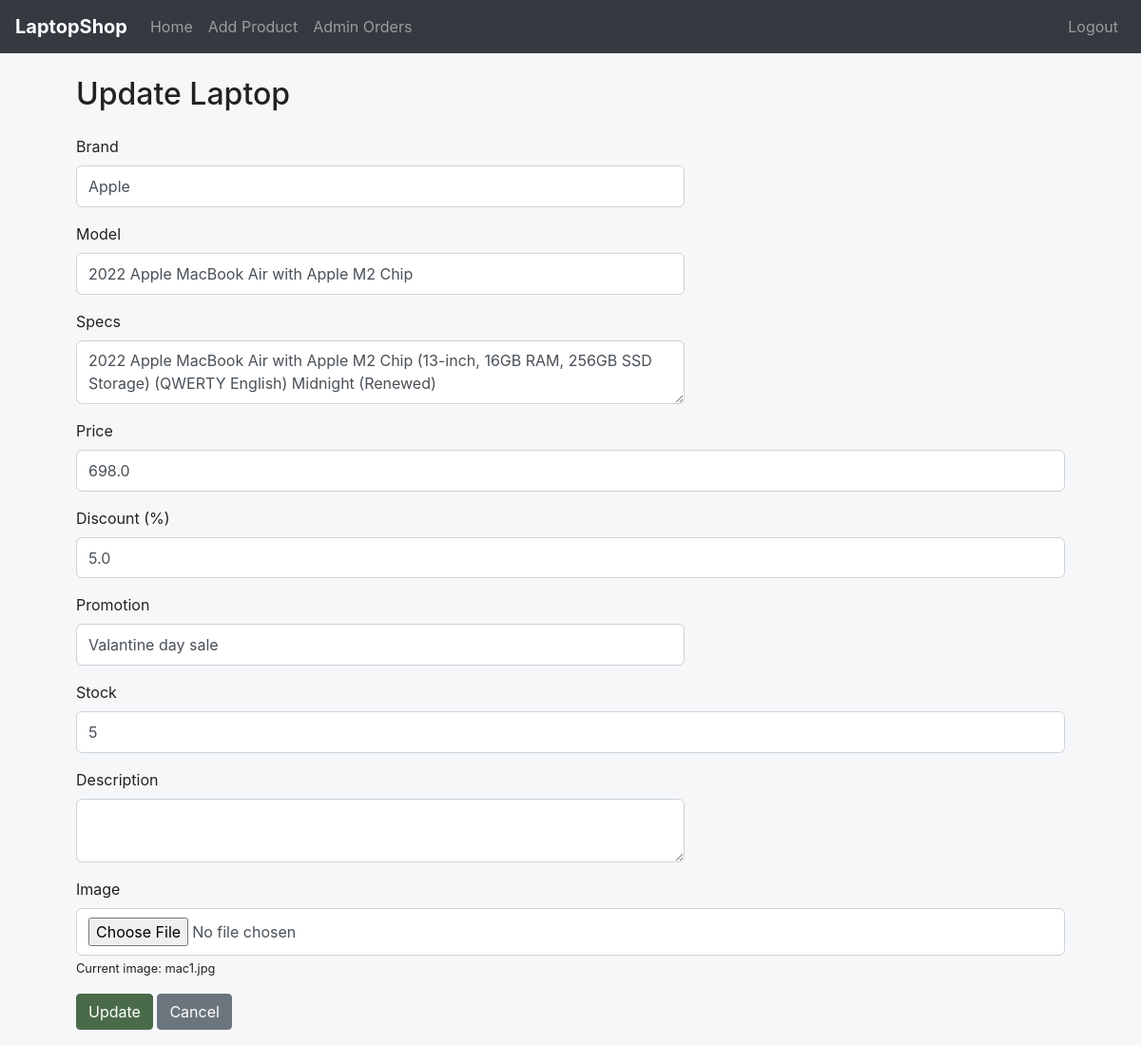
Page /edit_product/33 (signed in) on the committed database.
### models.py (models this page shows, shortened)
class Laptop(db.Model):
    id = db.Column(db.Integer, primary_key=True)
    brand = db.Column(db.String(80), nullable=False)
    model = db.Column(db.String(80), nullable=False)
    specs = db.Column(db.Text)
    price = db.Column(db.Float, nullable=False)
    discount = db.Column(db.Float, default=0)
    promotion = db.Column(db.String(120))
    image = db.Column(db.String(120))
    stock = db.Column(db.Integer, default=0)
    description = db.Column(db.Text)

### routes.py (the view, shortened to what this page needs)
    @app.route('/edit_product/<int:laptop_id>', methods=['GET', 'POST'])
    @login_required
    def edit_product(laptop_id):
        if current_user.role != 'admin':
            flash('Admins only!')
            return redirect(url_for('index'))
        laptop = Laptop.query.get_or_404(laptop_id)
        return render_template('add_edit.html', laptop=laptop, action='Update', readonly=False)

### main.py (called while the page is built)
@login_manager.user_loader
def load_user(user_id):
    return User.query.get(int(user_id))

### templates/add_edit.html
{% extends "base.html" %}
{% block content %}
<div class="container mt-4">
    <h2 class="mb-4">{{ action }} Laptop</h2>
    <form method="post" enctype="multipart/form-data" {% if action == 'Delete' %}onsubmit="return confirm('Are you sure you want to delete this laptop?');"{% elif action == 'Update' %}onsubmit="return confirm('Are you sure you want to update this laptop?');"{% endif %}>
        <div class="form-group">
            <label for="brand">Brand</label>
            <input type="text" class="form-control" id="brand" name="brand"
                   value="{{ laptop.brand if laptop else '' }}"
                   {% if readonly %}readonly{% endif %} required>
        </div>
        <div class="form-group">
            <label for="model">Model</label>
            <input type="text" class="form-control" id="model" name="model"
                   value="{{ laptop.model if laptop else '' }}"
                   {% if readonly %}readonly{% endif %} required>
        </div>
        <div class="form-group">
            <label for="specs">Specs</label>
            <textarea class="form-control" id="specs" name="specs"
                      {% if readonly %}readonly{% endif %} required>{{ laptop.specs if laptop else '' }}</textarea>
        </div>
        <div class="form-group">
            <label for="price">Price</label>
            <input type="number" step="0.01" class="form-control" id="price" name="price"
                   value="{{ laptop.price if laptop else '' }}"
                   {% if readonly %}readonly{% endif %} required>
        </div>
        <div class="form-group">
            <label for="discount">Discount (%)</label>
            <input type="number" step="0.01" class="form-control" id="discount" name="discount"
                   value="{{ laptop.discount if laptop else '' }}"
                   {% if readonly %}readonly{% endif %}>
        </div>
        <div class="form-group">
            <label for="promotion">Promotion</label>
            <input type="text" class="form-control" id="promotion" name="promotion"
                   value="{{ laptop.promotion if laptop else '' }}"
                   {% if readonly %}readonly{% endif %}>
        </div>
        <div class="form-group">
            <label for="stock">Stock</label>
            <input type="number" class="form-control" id="stock" name="stock"
                   value="{{ laptop.stock if laptop else '' }}"
                   {% if readonly %}readonly{% endif %} required>
        </div>
        <div class="form-group">
            <label for="description">Description</label>
            <textarea class="form-control" id="description" name="description"
                      {% if readonly %}readonly{% endif %}>{{ laptop.description if laptop else '' }}</textarea>
        </div>
        <div class="form-group">
            <label for="image">Image</label>
            {% if readonly %}
                <input type="text" class="form-control" value="{{ laptop.image if laptop else '' }}" readonly>
            {% else %}
                <input type="file" class="form-control" id="image" name="image">
                {% if laptop and laptop.image %}
                    <small>Current image: {{ laptop.image }}</small>
                {% endif %}
            {% endif %}
        </div>
        <div class="form-group mt-3">
            {% if action == 'Delete' %}
                <button type="submit" class="btn btn-danger">Confirm Delete</button>
                <a href="{{ url_for('index') }}" class="btn btn-secondary">Cancel</a>
            {% else %}
                <button type="submit" class="btn btn-success">{{ action }}</button>
                <a href="{{ url_for('index') }}" class="btn btn-secondary">Cancel</a>
            {% endif %}
        </div>
    </form>
</div>
{% endblock %}

### static/style.css (style rules this page uses)
body { background-color: #f8f9fa; }
.btn-success { background-color: #4a6b4a; border-color: #4a6b4a; color: #fff; }
:root { --app-max-width: 1100px; --radius-lg: 12px; --radius-md: 8px; --radius-sm: 6px; --space-sm: 8px; --space-md: 16px; --space-lg: 24px; --muted: #6c757d; --bg: #ffffff; --card-bg: #ffffff; }
*,*::before,*::after { box-sizing:border-box }
body { font-family: -apple-system, BlinkMacSystemFont, 'Segoe UI', Roboto, 'Helvetica Neue', Arial; color:#222; background: #f6f7f9; -webkit-font-smoothing:antialiased; }
.container { max-width: var(--app-max-width); }
.form-control { border-radius: var(--radius-sm); padding: 0.55rem 0.75rem; height: auto; min-height: 40px; }
input.form-control[type="text"], textarea.form-control { max-width: 640px; }
h1,h2,h3,h4 { margin-top:0; margin-bottom: var(--space-md) }
.mb-4 { margin-bottom: var(--space-lg) !important }

### rows in the picture
Laptop: brand "Apple", model "2022 Apple MacBook Air with Apple M2 Chip", specs "2022 Apple MacBook Air with Apple M2 Chip (13-inch, 16GB RAM, 256GB SSD Storage) (QWERTY English) Midnight (Renewed)", price "698.0", discount "5.0", promotion "Valantine day sale", stock "5", image "mac1.jpg"

### other values in the picture
{{ action }} "Update"
